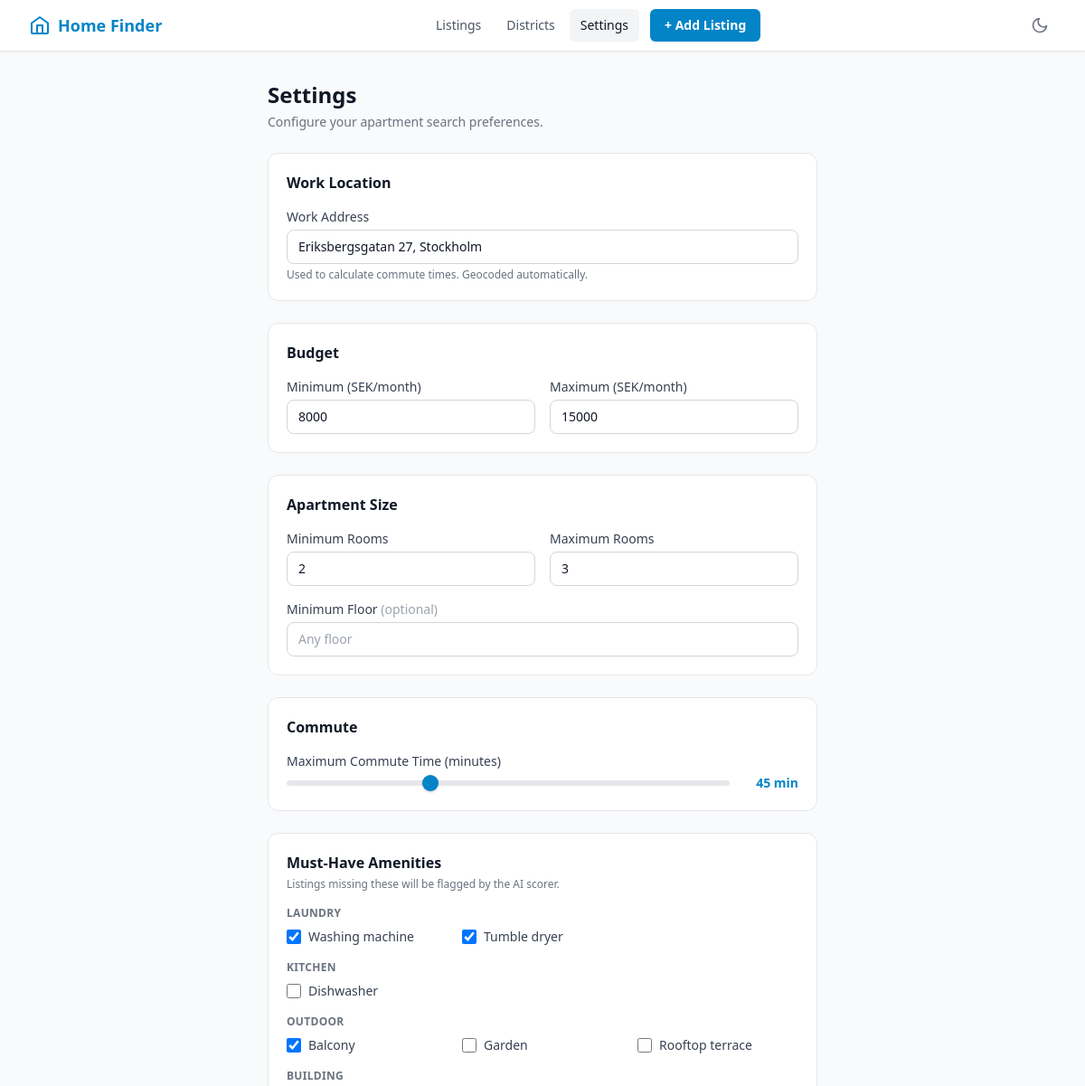
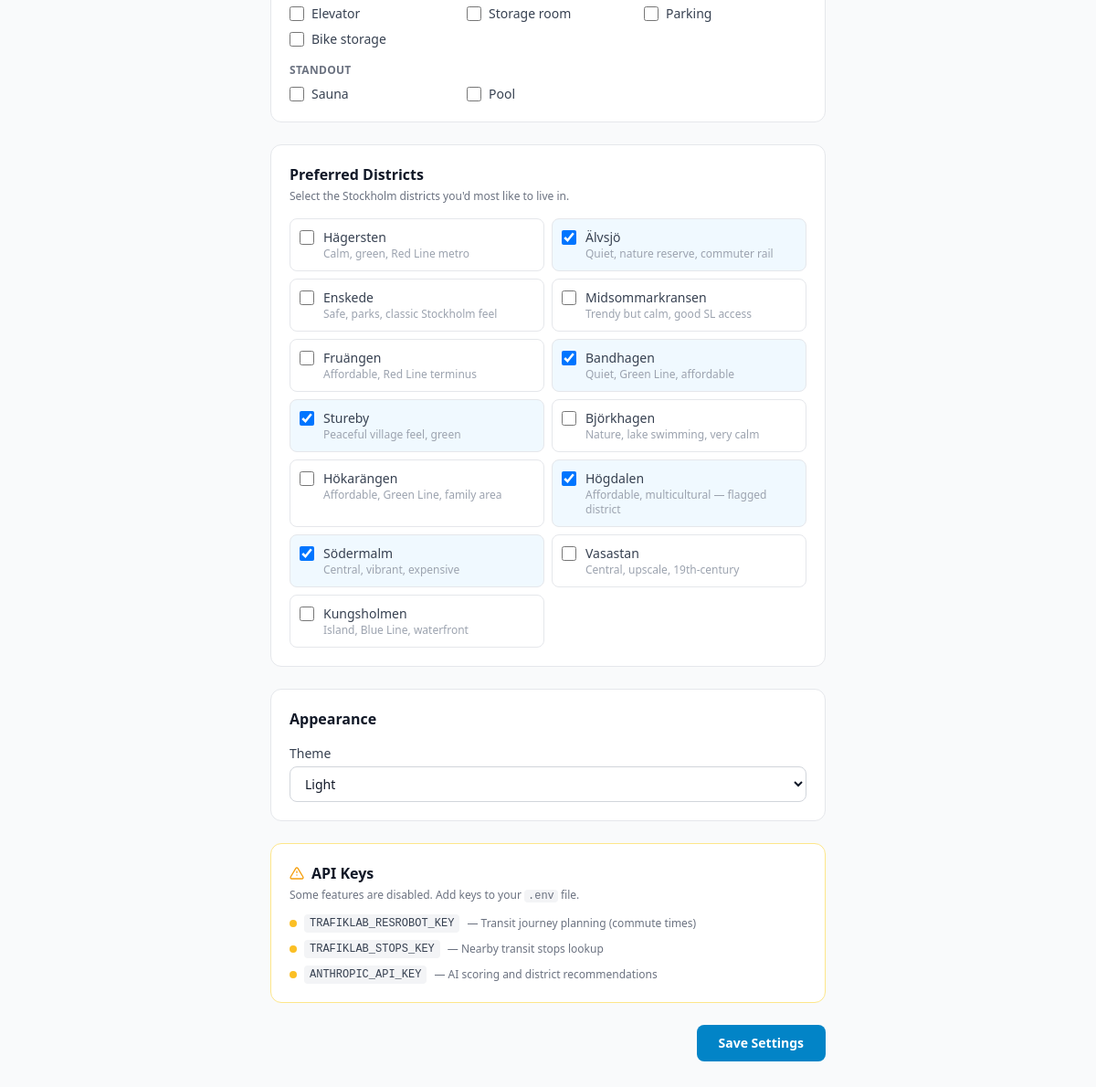
/settings/, run on the app's committed database (2 pictures, top to bottom).
### database/models.py (models this page shows, shortened)
class UserSettings(db.Model):
    __tablename__ = "user_settings"
    id = db.Column(db.Integer, primary_key=True)
    work_address = db.Column(db.String(500), nullable=True)
    work_lat = db.Column(db.Float, nullable=True)
    work_lng = db.Column(db.Float, nullable=True)
    budget_min = db.Column(db.Integer, default=5000)
    budget_max = db.Column(db.Integer, default=25000)
    min_rooms = db.Column(db.Integer, default=1)
    max_rooms = db.Column(db.Integer, default=3)
    floor_min = db.Column(db.Integer, nullable=True)
    must_have_washing_machine = db.Column(db.Boolean, default=False)
    must_have_dryer = db.Column(db.Boolean, default=False)
    must_have_dishwasher = db.Column(db.Boolean, default=False)
    must_have_amenities = db.Column(db.JSON, default=list)
    preferred_districts = db.Column(db.JSON, default=list)
    max_commute_minutes = db.Column(db.Integer, default=45)
    theme = db.Column(db.String(10), default="light")

### routes/settings.py (the view)
@settings_bp.route("/", methods=["GET"])
def settings_page():
    settings = get_or_create_settings()
    return render_template("settings.html", settings=settings)

### config.py (called while the page is built)
def get_missing_api_keys():
    missing = []
    for entry in _API_KEY_REGISTRY:
        if not entry["value"] and not entry.get("optional"):
            missing.append({"key": entry["key"], "feature": entry["feature"]})
    return missing

### templates/settings.html (shortened to what this page needs)
{% extends "base.html" %}
{% block content %}
<div class="max-w-2xl mx-auto px-4 sm:px-6 lg:px-8 py-8">
  <div class="mb-6">
    <h1 class="text-2xl font-bold text-gray-900 dark:text-white">Settings</h1>
    <p class="mt-1 text-sm text-gray-500 dark:text-gray-400">Configure your apartment search preferences.</p>
  </div>
  <form method="POST" action="{{ url_for('settings.save_settings') }}" class="space-y-6">
    <div class="bg-white dark:bg-gray-800 rounded-xl border border-gray-200 dark:border-gray-700 p-5">
      <h2 class="text-base font-semibold text-gray-900 dark:text-white mb-4">Work Location</h2>
      <div>
        <label for="work_address" class="block text-sm font-medium text-gray-700 dark:text-gray-300 mb-1">
          Work Address
        </label>
        <input type="text" id="work_address" name="work_address" value="{{ settings.work_address or '' }}"
          placeholder="e.g. Drottninggatan 1, Stockholm"
          class="w-full px-3 py-2 rounded-lg border border-gray-300 dark:border-gray-600 bg-white dark:bg-gray-700 text-gray-900 dark:text-white placeholder-gray-400 dark:placeholder-gray-500 focus:outline-none focus:ring-2 focus:ring-brand-500 focus:border-transparent text-sm transition-colors" />
        <p class="mt-1 text-xs text-gray-500 dark:text-gray-400">
          Used to calculate commute times. Geocoded automatically.
        </p>
      </div>
    </div>
    <div class="bg-white dark:bg-gray-800 rounded-xl border border-gray-200 dark:border-gray-700 p-5">
      <h2 class="text-base font-semibold text-gray-900 dark:text-white mb-4">Budget</h2>
      <div class="grid grid-cols-2 gap-4">
        <div>
          <label for="budget_min" class="block text-sm font-medium text-gray-700 dark:text-gray-300 mb-1">
            Minimum (SEK/month)
          </label>
          <input type="number" id="budget_min" name="budget_min" value="{{ settings.budget_min }}" min="0" step="500"
            class="w-full px-3 py-2 rounded-lg border border-gray-300 dark:border-gray-600 bg-white dark:bg-gray-700 text-gray-900 dark:text-white focus:outline-none focus:ring-2 focus:ring-brand-500 focus:border-transparent text-sm transition-colors" />
        </div>
        <div>
          <label for="budget_max" class="block text-sm font-medium text-gray-700 dark:text-gray-300 mb-1">
            Maximum (SEK/month)
          </label>
          <input type="number" id="budget_max" name="budget_max" value="{{ settings.budget_max }}" min="0" step="500"
            class="w-full px-3 py-2 rounded-lg border border-gray-300 dark:border-gray-600 bg-white dark:bg-gray-700 text-gray-900 dark:text-white focus:outline-none focus:ring-2 focus:ring-brand-500 focus:border-transparent text-sm transition-colors" />
        </div>
      </div>
    </div>
    <div class="bg-white dark:bg-gray-800 rounded-xl border border-gray-200 dark:border-gray-700 p-5">
      <h2 class="text-base font-semibold text-gray-900 dark:text-white mb-4">Apartment Size</h2>
      <div class="grid grid-cols-2 gap-4">
        <div>
          <label for="min_rooms" class="block text-sm font-medium text-gray-700 dark:text-gray-300 mb-1">
            Minimum Rooms
          </label>
          <input type="number" id="min_rooms" name="min_rooms" value="{{ settings.min_rooms }}" min="1" max="10"
            class="w-full px-3 py-2 rounded-lg border border-gray-300 dark:border-gray-600 bg-white dark:bg-gray-700 text-gray-900 dark:text-white focus:outline-none focus:ring-2 focus:ring-brand-500 focus:border-transparent text-sm transition-colors" />
        </div>
        <div>
          <label for="max_rooms" class="block text-sm font-medium text-gray-700 dark:text-gray-300 mb-1">
            Maximum Rooms
          </label>
          <input type="number" id="max_rooms" name="max_rooms" value="{{ settings.max_rooms }}" min="1" max="10"
            class="w-full px-3 py-2 rounded-lg border border-gray-300 dark:border-gray-600 bg-white dark:bg-gray-700 text-gray-900 dark:text-white focus:outline-none focus:ring-2 focus:ring-brand-500 focus:border-transparent text-sm transition-colors" />
        </div>
      </div>
      <div class="mt-4">
        <label for="floor_min" class="block text-sm font-medium text-gray-700 dark:text-gray-300 mb-1">
          Minimum Floor <span class="text-gray-400 dark:text-gray-500 font-normal">(optional)</span>
        </label>
        <input type="number" id="floor_min" name="floor_min" value="{{ settings.floor_min or '' }}" min="0"
          placeholder="Any floor"
          class="w-full px-3 py-2 rounded-lg border border-gray-300 dark:border-gray-600 bg-white dark:bg-gray-700 text-gray-900 dark:text-white placeholder-gray-400 dark:placeholder-gray-500 focus:outline-none focus:ring-2 focus:ring-brand-500 focus:border-transparent text-sm transition-colors" />
      </div>
    </div>
    <div class="bg-white dark:bg-gray-800 rounded-xl border border-gray-200 dark:border-gray-700 p-5">
      <h2 class="text-base font-semibold text-gray-900 dark:text-white mb-4">Commute</h2>
      <div>
        <label for="max_commute_minutes" class="block text-sm font-medium text-gray-700 dark:text-gray-300 mb-1">
          Maximum Commute Time (minutes)
        </label>
        <div class="flex items-center gap-3">
          <input type="range" id="max_commute_range" min="10" max="120" step="5"
            value="{{ settings.max_commute_minutes }}"
            oninput="document.getElementById('max_commute_minutes').value = this.value; document.getElementById('commute-display').textContent = this.value + ' min'"
            class="flex-1 h-2 appearance-none bg-gray-200 dark:bg-gray-600 rounded-full cursor-pointer accent-brand-600" />
          <span id="commute-display" class="text-sm font-semibold text-brand-600 dark:text-brand-400 w-16 text-right">
            {{ settings.max_commute_minutes }} min
          </span>
        </div>
      </div>
    </div>
    <div class="bg-white dark:bg-gray-800 rounded-xl border border-gray-200 dark:border-gray-700 p-5">
      <h2 class="text-base font-semibold text-gray-900 dark:text-white mb-1">Must-Have Amenities</h2>
      <p class="text-xs text-gray-500 dark:text-gray-400 mb-4">Listings missing these will be flagged by the AI scorer.</p>
      <div class="space-y-4">
        {% for group_name, items in amenity_groups %}
        <div>
          <p class="text-xs font-semibold text-gray-500 dark:text-gray-400 uppercase tracking-wide mb-2">{{ group_name }}</p>
          <div class="grid grid-cols-2 sm:grid-cols-3 gap-y-2 gap-x-4">
            {% for key, label in items %}
            <label class="flex items-center gap-2 cursor-pointer">
              <input type="checkbox" name="must_have_amenities" value="{{ key }}"
                {% if key in (settings.must_have_amenities or []) %}checked{% endif %}
                class="w-4 h-4 text-brand-600 border-gray-300 dark:border-gray-600 rounded focus:ring-brand-500 bg-white dark:bg-gray-700" />
              <span class="text-sm text-gray-700 dark:text-gray-300">{{ label }}</span>
            </label>
            {% endfor %}
          </div>
        </div>
        {% endfor %}
      </div>
    </div>
    <div class="bg-white dark:bg-gray-800 rounded-xl border border-gray-200 dark:border-gray-700 p-5">
      <h2 class="text-base font-semibold text-gray-900 dark:text-white mb-1">Preferred Districts</h2>
      <p class="text-xs text-gray-500 dark:text-gray-400 mb-4">Select the Stockholm districts you'd most like to live
        in.</p>
      <div class="grid grid-cols-2 gap-2">
        {% for district, description in recommended_districts %}
        <label
          class="flex items-start gap-2.5 p-2.5 rounded-lg border border-gray-200 dark:border-gray-600 hover:bg-gray-50 dark:hover:bg-gray-700/50 cursor-pointer transition-colors
          {% if district in (settings.preferred_districts or []) %}bg-brand-50 dark:bg-brand-900/20 border-brand-300 dark:border-brand-600{% endif %}">
          <input type="checkbox" name="preferred_districts" value="{{ district }}" {% if district in
            (settings.preferred_districts or []) %}checked{% endif %}
            class="w-4 h-4 mt-0.5 text-brand-600 border-gray-300 dark:border-gray-600 rounded focus:ring-brand-500 bg-white dark:bg-gray-700 flex-shrink-0" />
          <div>
            <div class="text-sm font-medium text-gray-700 dark:text-gray-300">{{ district }}</div>
            <div class="text-xs text-gray-400 dark:text-gray-500">{{ description }}</div>
          </div>
        </label>
        {% endfor %}
      </div>
    </div>
    <div class="bg-white dark:bg-gray-800 rounded-xl border border-gray-200 dark:border-gray-700 p-5">
      <h2 class="text-base font-semibold text-gray-900 dark:text-white mb-4">Appearance</h2>
      <div>
        <label for="theme" class="block text-sm font-medium text-gray-700 dark:text-gray-300 mb-1">Theme</label>
        <select id="theme" name="theme" onchange="applyTheme(this.value)"
          class="w-full px-3 py-2 rounded-lg border border-gray-300 dark:border-gray-600 bg-white dark:bg-gray-700 text-gray-900 dark:text-white focus:outline-none focus:ring-2 focus:ring-brand-500 focus:border-transparent text-sm transition-colors">
          <option value="light" {% if settings.theme=='light' %}selected{% endif %}>Light</option>
        </select>
      </div>
    </div>
    {% if missing_keys %}
    <div class="bg-white dark:bg-gray-800 rounded-xl border border-amber-200 dark:border-amber-700/50 p-5">
      <h2 class="text-base font-semibold text-gray-900 dark:text-white mb-1 flex items-center gap-2">
        <svg class="w-4 h-4 text-amber-500" fill="none" stroke="currentColor" viewBox="0 0 24 24">
          <path stroke-linecap="round" stroke-linejoin="round" stroke-width="2" d="M12 9v2m0 4h.01M10.29 3.86L1.82 18a2 2 0 001.71 3h16.94a2 2 0 001.71-3L13.71 3.86a2 2 0 00-3.42 0z" />
        </svg>
        API Keys
      </h2>
      <p class="text-xs text-gray-500 dark:text-gray-400 mb-3">Some features are disabled. Add keys to your <code class="bg-gray-100 dark:bg-gray-700 px-1 rounded">.env</code> file.</p>
      <div class="space-y-2">
        {% for key in missing_keys %}
        <div class="flex items-center gap-2 text-sm">
          <span class="w-2 h-2 rounded-full bg-amber-400 flex-shrink-0"></span>
          <code class="text-xs bg-gray-100 dark:bg-gray-700 px-1.5 py-0.5 rounded text-gray-700 dark:text-gray-300">{{ key.key }}</code>
          <span class="text-xs text-gray-500 dark:text-gray-400">— {{ key.feature }}</span>
        </div>
        {% endfor %}
      </div>
    </div>
    {% endif %}
    <div class="flex justify-end">
      <button type="submit"
        class="px-6 py-2.5 rounded-lg bg-brand-600 hover:bg-brand-700 text-white font-semibold text-sm transition-colors focus:outline-none focus:ring-2 focus:ring-brand-500 focus:ring-offset-2">
        Save Settings
      </button>
    </div>
  </form>
</div>
{% endblock %}

### templates/base.html (shortened to what this page needs)
<!DOCTYPE html>
<html lang="en" class="light" id="html-root">
<head>
  <link rel="stylesheet" href="https://cdn.jsdelivr.net/gh/lipis/flag-icons@7.2.3/css/flag-icons.min.css" />
  <script src="https://cdn.tailwindcss.com"></script>
  <link rel="stylesheet" href="https://unpkg.com/leaflet@1.9.4/dist/leaflet.css" />
  <link rel="stylesheet" href="https://unpkg.com/leaflet.markercluster@1.5.3/dist/MarkerCluster.css" />
  <link rel="stylesheet" href="https://unpkg.com/leaflet.markercluster@1.5.3/dist/MarkerCluster.Default.css" />
  <link rel="stylesheet" href="{{ url_for('static', filename='css/style.css') }}" />
</head>
<body class="bg-gray-50 dark:bg-gray-900 text-gray-900 dark:text-gray-100 min-h-screen transition-colors duration-200">
  <nav class="bg-white dark:bg-gray-800 border-b border-gray-200 dark:border-gray-700 shadow-sm sticky top-0 z-50">
    <div class="max-w-screen-2xl mx-auto px-4 sm:px-6 lg:px-8">
      <div class="flex items-center justify-between h-14">
        <a href="{{ url_for('listings.index') }}"
          class="flex items-center gap-2 font-bold text-brand-600 dark:text-brand-500 text-lg">
          <svg class="w-6 h-6" fill="none" stroke="currentColor" viewBox="0 0 24 24">
            <path stroke-linecap="round" stroke-linejoin="round" stroke-width="2"
              d="M3 9.5L12 3l9 6.5V20a1 1 0 01-1 1H4a1 1 0 01-1-1V9.5z" />
            <path stroke-linecap="round" stroke-linejoin="round" stroke-width="2" d="M9 21V12h6v9" />
          </svg>
          Home Finder
        </a>
        <div class="hidden sm:flex items-center gap-1">
          <a href="{{ url_for('listings.index') }}"
            class="px-3 py-2 rounded-md text-sm font-medium text-gray-600 dark:text-gray-300 hover:bg-gray-100 dark:hover:bg-gray-700 transition-colors flex items-center gap-1.5
                   {% if request.endpoint == 'listings.index' %}bg-gray-100 dark:bg-gray-700 text-gray-900 dark:text-white{% endif %}">
            Listings
          </a>
          <a href="{{ url_for('listings.districts_page') }}"
            class="px-3 py-2 rounded-md text-sm font-medium text-gray-600 dark:text-gray-300 hover:bg-gray-100 dark:hover:bg-gray-700 transition-colors
                   {% if request.endpoint == 'listings.districts_page' %}bg-gray-100 dark:bg-gray-700 text-gray-900 dark:text-white{% endif %}">
            Districts
          </a>
          <a href="{{ url_for('settings.settings_page') }}"
            class="px-3 py-2 rounded-md text-sm font-medium text-gray-600 dark:text-gray-300 hover:bg-gray-100 dark:hover:bg-gray-700 transition-colors
                   {% if request.endpoint and request.endpoint.startswith('settings.') %}bg-gray-100 dark:bg-gray-700 text-gray-900 dark:text-white{% endif %}">
            Settings
          </a>
          <a href="{{ url_for('listings.add_listing_page') }}" class="ml-2 px-4 py-2 rounded-md text-sm font-semibold bg-brand-600 hover:bg-brand-700 text-white transition-colors
                   {% if request.endpoint == 'listings.add_listing_page' %}opacity-90{% endif %}">
            + Add Listing
          </a>
        </div>
        <button id="theme-toggle" onclick="toggleTheme()"
          class="p-2 rounded-md text-gray-500 dark:text-gray-400 hover:bg-gray-100 dark:hover:bg-gray-700 transition-colors"
          title="Toggle dark/light mode">
          <svg id="theme-icon-moon" class="w-5 h-5" fill="none" stroke="currentColor" viewBox="0 0 24 24">
            <path stroke-linecap="round" stroke-linejoin="round" stroke-width="2"
              d="M21 12.79A9 9 0 1111.21 3 7 7 0 0021 12.79z" />
          </svg>
        </button>
      </div>
    </div>
  </nav>
  <main>
    {% block content %}{% endblock %}
  </main>
</body>
</html>

### static/css/style.css (style rules this page uses)
:root { --color-bg: #f9fafb; --color-bg-card: #ffffff; --color-bg-muted: #f3f4f6; --color-border: #e5e7eb; --color-text: #111827; --color-text-muted: #6b7280; --color-brand: #0284c7; --color-brand-light: #e0f2fe; --color-score-good: #16a34a; --color-score-warn: #ca8a04; --color-score-bad: #dc2626; --leaflet-tile-filter: none; }
input[type="range"] { -webkit-appearance: none; appearance: none; height: 6px; border-radius: 3px; outline: none; cursor: pointer; background: #e5e7eb; }

### data on the page
UserSettings: work_address "Eriksbergsgatan 27, Stockholm", budget_min "8000", budget_max "15000", min_rooms "2", max_rooms "3", max_commute_minutes "45", must_have_amenities "☑" "☑" "☑", preferred_districts "☑" "☑" "☑" "☑" "☑", theme "Light"

### other printed values
{{ group_name }} "LAUNDRY" "KITCHEN" "OUTDOOR" "BUILDING" "STANDOUT"
{{ label }} "Washing machine" "Tumble dryer" "Dishwasher" "Balcony" "Garden" "Rooftop terrace" "Elevator" "Storage room" "Parking" "Bike storage" "Sauna" "Pool"
{{ district }} "Hägersten" "Älvsjö" "Enskede" "Midsommarkransen" "Fruängen" "Bandhagen" "Stureby" "Björkhagen" "Hökarängen" "Högdalen" "Södermalm" "Vasastan" "Kungsholmen"
{{ description }} "Calm, green, Red Line metro" "Quiet, nature reserve, commuter rail" "Safe, parks, classic Stockholm feel" "Trendy but calm, good SL access" "Affordable, Red Line terminus" "Quiet, Green Line, affordable" "Peaceful village feel, green" "Nature, lake swimming, very calm" "Affordable, Green Line, family area" "Affordable, multicultural — flagged district" "Central, vibrant, expensive" "Central, upscale, 19th-century" "Island, Blue Line, waterfront"
{{ key.key }} "TRAFIKLAB_RESROBOT_KEY" "TRAFIKLAB_STOPS_KEY" "ANTHROPIC_API_KEY"
{{ key.feature }} "Transit journey planning (commute times)" "Nearby transit stops lookup" "AI scoring and district recommendations"
